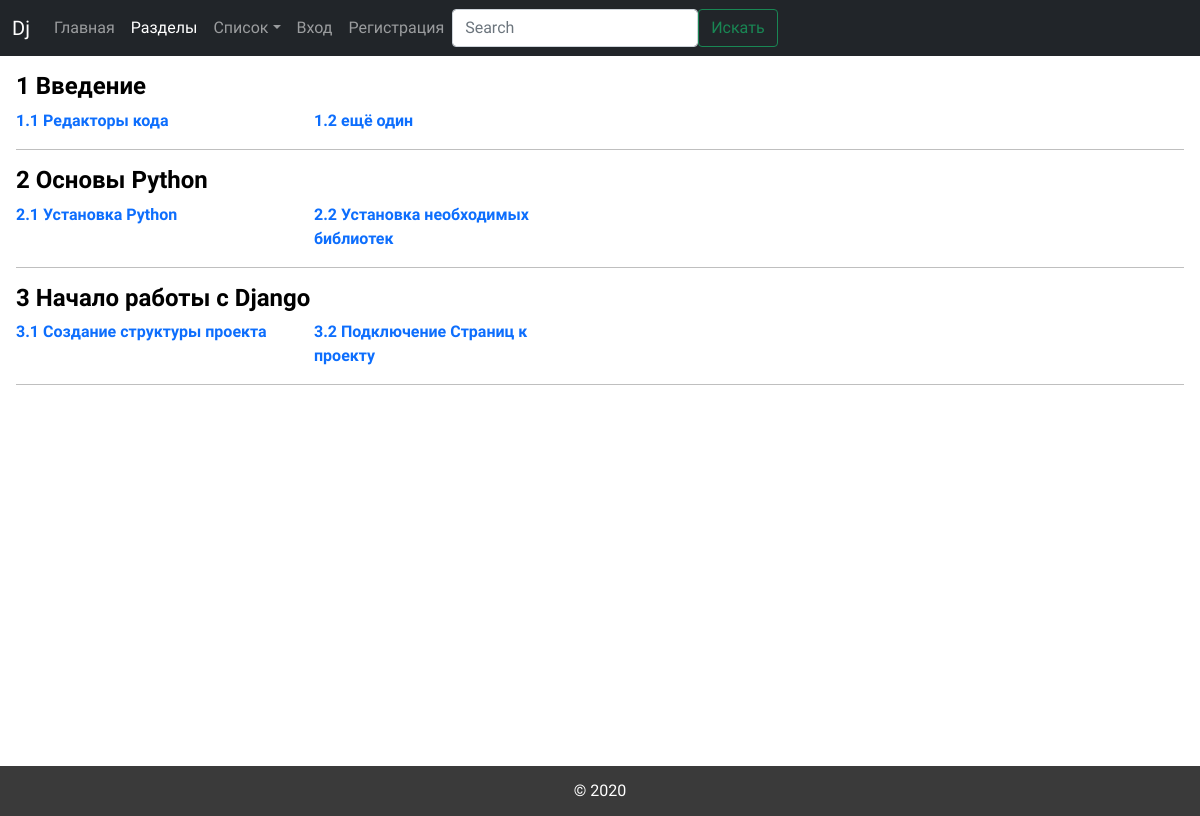
The page /learn/ on the database its author committed.
### main/models.py (models this page shows, shortened)
class sectionList(models.Model):
    id_section = models.AutoField(primary_key=True)
    section = models.CharField(max_length = 50, verbose_name="Раздел")
    def __str__(self):
        return self.section
    class Meta:
        verbose_name = 'Категория'
        verbose_name_plural = 'Категории'

class titleList(models.Model):
    id_title = models.AutoField(primary_key=True)
    id_section = models.ForeignKey(sectionList, on_delete=models.PROTECT, verbose_name="Раздел")
    title = models.CharField(max_length = 50, verbose_name="Пост")
    article_text = models.TextField(null=True, verbose_name="Текст")
    class Meta:
        verbose_name = 'Пост'
        verbose_name_plural = 'Посты'

### learn/views.py (the view)
# urls.py: path('', views.index, name='learn'),
def index(request):
    sections = sectionList.objects.all()
    titles = titleList.objects.all()
    return render(request, 'learn/mainMenu.html', {"sections": sections, "titles": titles})

### learn/templates/learn/mainMenu.html (shortened to what this page needs)
{% extends "learn/wrapper.html" %}
{% block content %}
<main>
<section class="p-3 sectionMM">
    {% for val in sections %}
    <div class="row">
        <p class="section h4 w-100">{{val.id_section}} {{val.section}}</p>
            {% for val2 in titles %}
                {% if val.section|stringformat:"s" == val2.id_section|stringformat:"s" %}
                    <a href="{{val2.id_title}}" class="d-inline-block title alert-link col-md-3 col-sm-6">{{val.id_section}}.<span id="num"></span> {{val2.title}}</a>
                {% endif %}
            {% endfor %}
        </div>
        <hr>
    {% endfor %}
</section>
</main>
{% endblock %}

### rows shown on the page
sectionList: id_section "1", section "Введение"
titleList: title "Редакторы кода"
titleList: title "ещё один"
sectionList: id_section "2", section "Основы Python"
titleList: title "Установка Python"
titleList: title "Установка необходимых библиотек"
sectionList: id_section "3", section "Начало работы с Django"
titleList: title "Создание структуры проекта"
titleList: title "Подключение Страниц к проекту"
